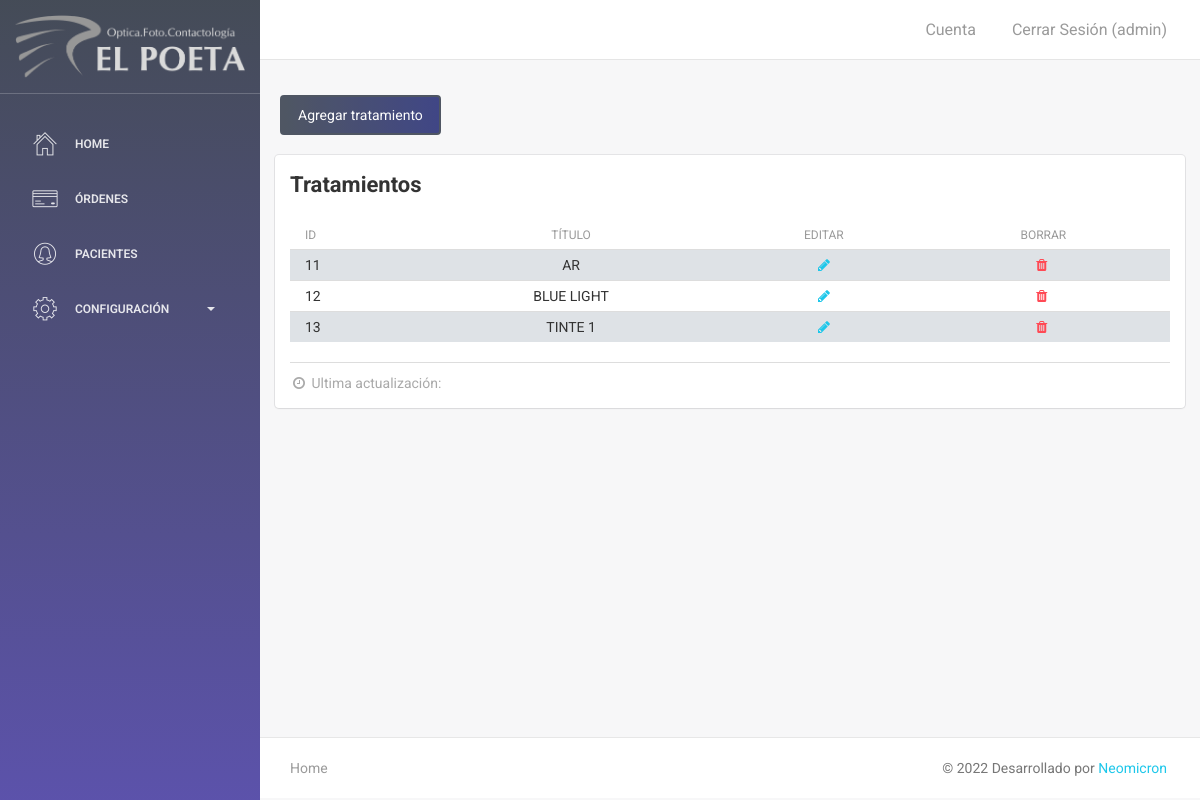
Page /tratamientos.php (signed in) on the committed database.
### tables this page shows
CREATE TABLE `tratamientos` (
  `id_tratamiento` int(11) NOT NULL,
  `titulo` varchar(100) NOT NULL
);

### tratamientos.php (called while the page is built, shortened)
<?php
require 'config/conexion.php';
$result = $con->PREPARE("SELECT * FROM tratamientos");
$result->execute();
$tratamientos = $result->fetchAll();
require 'views/tratamientos.view.php';
 ?>

### views/tratamientos.view.php (the view, shortened to what this page needs)
<?php require 'views/header.php' ?>
<div class="wrapper">
    <?php include 'views/sidebar.php' ?>
    <?php include 'views/navbar.php' ?>
        <div class="content">
            <div class="container-fluid">
                <div class="row mb-4 d-flex">
                    <a class="btn btn-primary m-2" data-toggle="modal" data-target="#modal_add_tratamiento_ajax">Agregar tratamiento</a>
                </div>
                <div class="row">
                    <div class="col-12">
                        <div class="card">
                            <div class="header">
                                <h4 class="title"><strong>Tratamientos</strong></h4>
                            </div>
                            <div class="content">
                                <table style="width:100%; border-radius: 6px" class="display table table-striped table-sm" id="tabla_categorias">
                                <thead class="tabla-thead white-text">
                                    <th>ID</th>
                                    <th class="text-center">Título</th>
                                    <th class="text-center">Editar</th>
                                    <th class="text-center">Borrar</th>
                                </thead>
                                <tbody>
                                    <?php if (isset($tratamientos)): ?>
                                        <?php foreach ($tratamientos as $tratamiento): ?>
                                            <tr>
                                                <td><?php echo $tratamiento['id_tratamiento'] ?></td>
                                                <td class="text-center"><?php echo $tratamiento['titulo'] ?></td>
                                                <td class="text-center"><a href="editar_tratamiento.php?id=<?php echo $tratamiento['id_tratamiento'] ?>"><i class="fa fa-pencil"></i></a></td>
                                                <td class="text-center"><a data-toggle="modal" data-target="#modalConfirmDelete<?php echo $tratamiento['id_tratamiento']; ?>"><i class="fa fa-trash text-danger"></i></a></td>
                                            </tr>
                                        <?php endforeach ?>
                                    <?php endif ?>
                                </tbody>
                            </table>
                                <div class="footer">
                                    <hr>
                                    <div class="stats">
                                        <i class="fa fa-clock-o"></i> Ultima actualización:
                                    </div>
                                </div>
                            </div>
                        </div>
                    </div>
                </div>
            </div>
        </div>
<?php include 'views/footer.php' ?>

### assets/css/style.css (style rules this page uses)
.table-striped>tbody>tr:nth-of-type(odd) { background-color:#dee2e6 }
.table > tbody > tr > td { padding: 5px; }

### rows in the picture
tratamientos: id_tratamiento "11", titulo "AR"
tratamientos: id_tratamiento "12", titulo "BLUE LIGHT"
tratamientos: id_tratamiento "13", titulo "TINTE 1"

### other values in the picture
$usuario_login "admin"
